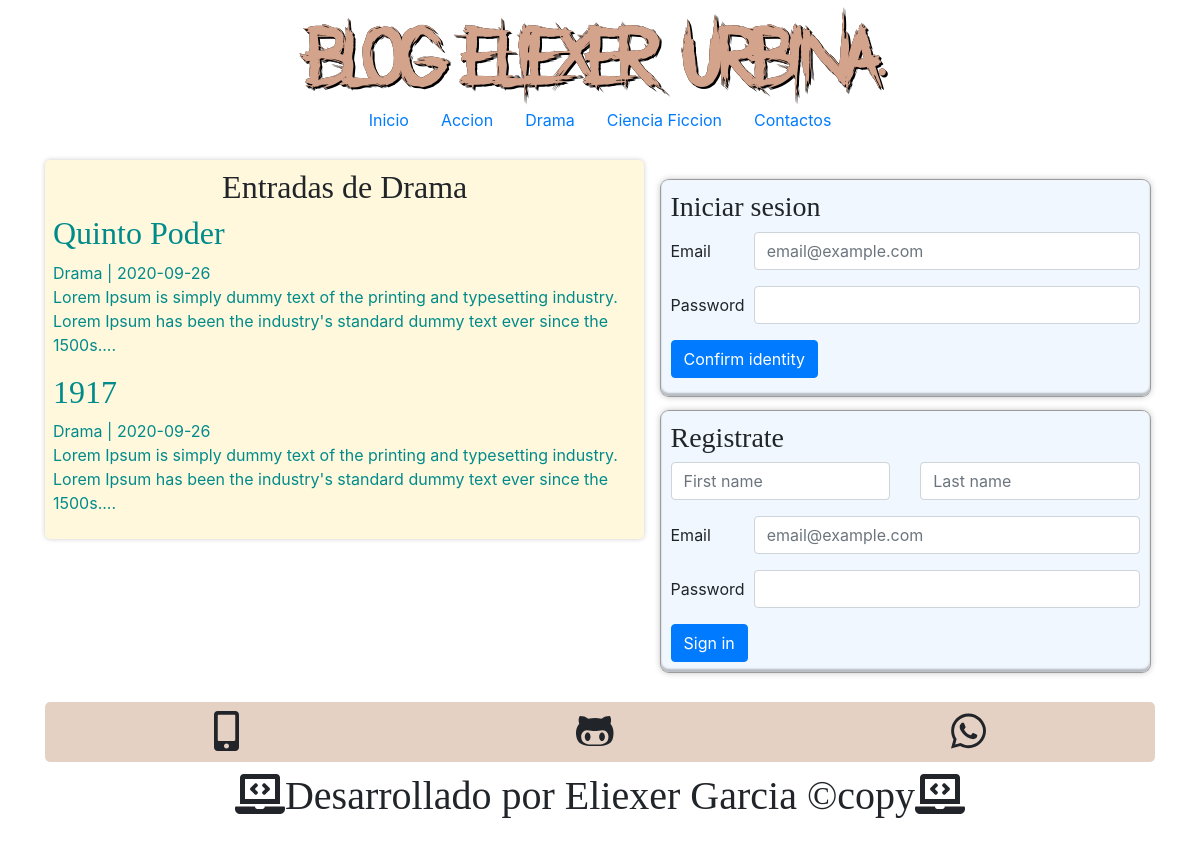
The page /categoria.php?id=2 on the database its author committed.
### tables this page shows
CREATE TABLE categorias (
   id          int(255) auto_increment not null,
   nombre      varchar(100) not null,
   CONSTRAINT pk_categorias PRIMARY KEY (id)
   );

CREATE TABLE entradas(
id int(255) auto_increment not null,
usuarioid int(255) not null,
categoriaid int(255) not null,
titulo varchar(255) not null,
descripcion varchar(255) null,
fecha date not null,
CONSTRAINT pk_entradas PRIMARY KEY (id),
constraint FK_usuario FOREIGN KEY (usuarioid) REFERENCES usuarios(id),
constraint FK_categoria FOREIGN KEY (categoriaid) REFERENCES categorias(id)
);

### include/helper.php (called while the page is built, shortened)
<?php
function conseguirCategorias($conectar){
	$sql = "SELECT * FROM categorias ORDER BY id ASC;";
	$categorias = mysqli_query($conectar, $sql);
	$resultado = array();
	if($categorias && mysqli_num_rows($categorias) >= 1){
		$resultado = $categorias;
	}
	return $resultado;
}
function conseguirCategoria($conexion, $id){
	$sql = "SELECT * FROM categorias WHERE id = $id; ";
	$categoria = mysqli_query($conexion, $sql);
	$resultado = array();
	if($categoria && mysqli_num_rows($categoria) >= 1){
		$resultado = mysqli_fetch_assoc($categoria);
	}
	return $resultado;
}
function conseguirentradas($conectar, $limit = null, $category = null, $busqueda = null){
	$sql = "SELECT e.*, c.nombre AS 'Categoria' FROM entradas e
	 INNER JOIN categorias c ON e.categoriaid = c.id
	 ORDER BY e.id DESC";
	if(!empty($category)){
		$sql = "SELECT e.*, c.nombre AS 'Categoria' FROM entradas e
		INNER JOIN categorias c ON e.categoriaid = c.id WHERE
		e.categoriaid = $category ORDER BY e.id DESC";
	}
	$entradas = mysqli_query($conectar, $sql);
	$result = array();
	if($entradas && mysqli_num_rows($entradas) >= 1){
		$result = $entradas;
	}
	return $result;
};
?>

### categoria.php (the view, shortened to what this page needs)
<?php require_once 'include/conexion.php'; ?>
<?php require_once 'include/helper.php'; ?>
<?php
         $categoria_actual = conseguirCategoria($con, $_GET['id']);
      ?>
<?php require_once 'include/encabezado.php'; ?>
<?php require_once 'include/formul.php'; ?>
<div class="principal">
	   <h2 class="text-center">Entradas de <?=$categoria_actual['nombre']?></h2>
      <?php
         $entradas = conseguirentradas($con, null, $_GET['id']);
         if(!empty($entradas) && mysqli_num_rows($entradas) >= 1):
         while($entrada = mysqli_fetch_assoc($entradas)):
      ?>
         <article>
            <a class ="link" href="entrada.php?id=<?= $entrada['id']?>">
               <h2><?=$entrada['titulo']?></h2>
               <span class=""><?=$entrada['Categoria'].' | '.$entrada['fecha']?></span>
               <p><?=substr($entrada['descripcion'], 0, 180)."..."?></p>
            </a>
         </article>
	   <?php
         endwhile;
      else:
         ?>
            <div class="alert alert-secondary" role="alert">No hay entradas en esta categoría</div>
            <?php endif;
	   ?>
</div>
<?php require_once 'include/pie.php'; ?>

### include/encabezado.php (shortened to what this page needs)
<?php require_once 'conexion.php'; ?>
<?php  require_once 'helper.php'; ?>
<!DOCTYPE html>
<html lang="en">
<head>
   <link rel="stylesheet" href="inicio.css">
   <link rel="stylesheet" href="https://stackpath.bootstrapcdn.com/bootstrap/4.4.1/css/bootstrap.min.css"
>
</head>
<body>
   <div class="container contenedor">
   <header id="cabecera" class="text-center">
      <h1 class = "logo">
         BLog Eliexer Urbina.
      </h1>
   </header>
   <nav id="menu">
      <ul class="nav justify-content-center">
         <li class="nav-item">
            <a class="nav-link active" href="index.php">Inicio</a>
         </li>
            <?php
					$categorias = conseguirCategorias($con);
					if(!empty($categorias)):
					while($category = mysqli_fetch_assoc($categorias)):
				?>
                  <li class="nav-item">
                     <a class="nav-link" href="categoria.php?id=<?=$category['id']?>">
                     <?=$category['nombre']?>
                     </a>
                  </li>
            <?php
               endwhile;
               endif;
				?>
         <li class="nav-item">
            <a class="nav-link" href="#">Contactos</a>
         </li>
      </ul>
   </nav>
   <div class="contenedor">

### inicio.css (style rules this page uses)
* { padding: 0px; margin: 0px; }
.logo { font-family: "eli"; color: #d4a38c; text-shadow: 0px 0px 0px black, 1px 1px 0px black, 2px 2px 0px black; font-size: 60px; text-decoration: none; }
.contenedor { min-height: auto; margin: 5px auto; margin-top: 20px; margin-bottom: 10px; }
.principal { width: 54%; float: left; min-height: auto; background-color: cornsilk; border-radius: 5px; box-shadow: 0px 0px 5px #ccc; padding: 8px; }
.principal h2 { font-family: "eli2"; }
article a:link, a:visited { color: darkcyan; text-decoration: none; }

### rows shown on the page
categorias: nombre "Accion"
categorias: nombre "Drama"
categorias: nombre "Ciencia Ficcion"
entradas: titulo "Quinto Poder", categoriaid.nombre "Drama", fecha "2020-09-26", descripcion "Lorem Ipsum is simply dummy text of the printing and typesetting industry. Lorem Ipsum has been the industry's standard dummy text ever since the 1500s."
entradas: titulo "1917", categoriaid.nombre "Drama", fecha "2020-09-26", descripcion "Lorem Ipsum is simply dummy text of the printing and typesetting industry. Lorem Ipsum has been the industry's standard dummy text ever since the 1500s."
